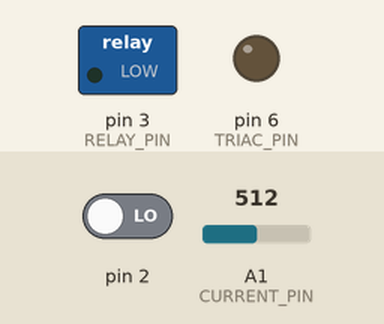
Bench run of a sketch on a simulated Arduino Uno, built with avr-gcc and run on an emulated ATmega328P. Parts: switched loads named in the sketch (green lamp = pin HIGH), output pins drawn as LEDs (lit = HIGH). Inputs (shaded band) come from the test bench; at power-on: pin 2 LOW, A1 (CURRENT_PIN) = 512. EEPROM starts erased.

Above: at 0.1 s.
At 3.2 s:
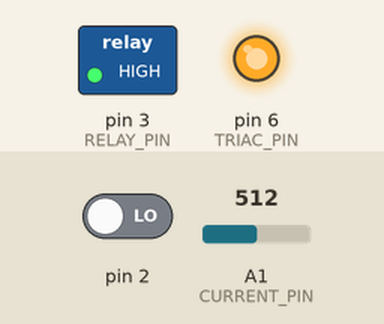
3.3 s: pin 2 driven HIGH
Timing chart, 0 to 6.3 s (numbered marks = the images above; inputs shaded):
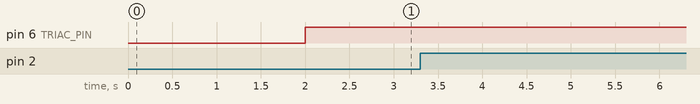

The sketch:

SubModule.ino
```cpp
#include <Wire.h>
#include <EEPROM.h>

#define TRIAC_PIN         6         // triac trigger pin
#define ZCD_DETECT_PIN    0         // zcd input as interrupt
#define CURRENT_PIN       A1        // current sensor input
#define RELAY_PIN         3         // relay pin

#define Slave_Addres      0x30      // i2c slave address

#define MAX_DIMVALUE      125       // absolute max limit of dim level
#define MIN_DIMVALUE      10        // absolute min limit of dim level

#define DEVICE_ADDRESS    10        // eeprom address of device control
#define DIM_ADDRESS       11        // eeprom address of dim level
#define DIM_MAX_ADDRESS   12        // eeprom address of dim max
#define DIM_MIN_ADDRESS   13        // eeprom address of dim min


volatile int dimTime = 0;                                 // dim time calculated by (75 * (dim_level))
volatile byte dimValue = 0, dimValue_temp = 0;            // dim level var
volatile byte dimMax = 0, dimMax_temp = 0;                // max dim level var
volatile byte dimMin = 0, dimMin_temp = 0;                // min dim level var
volatile byte deviceControl = 0, deviceControl_temp = 0;  // device control state var
volatile byte change = 0;                                 // change in any of above vars

int read_current_count = 0;         // current read cycle count
int min_analog = 1024;              // minimum analog read
int max_analog = 0;                 // max analog read
int16_t load_amp = 0;               // current  ampere


//  -----   read current sensor ----  //

void currentSens()
{
  int readValue = analogRead(CURRENT_PIN);                                    // analog read current sensor pin
  if (readValue > max_analog)
  {
    max_analog = readValue;
  }
  if (readValue < min_analog)
  {
    min_analog = readValue;
  }
  if (read_current_count > 1000) {
    load_amp = (max_analog - min_analog);
    read_current_count = 0;
    min_analog = 1024;
    max_analog = 0;
  }
  read_current_count++;
}


//  -----   i2c current value request event by master ----  //

void requestEvent() {
  Wire.write((load_amp >> 8) & 0xFF);
  Wire.write(load_amp & 0xFF);
}


// -----  i2c recieve event by master ----- //

void receiveEvent(int nBytes)
{
  if (nBytes)
  {
    dimValue_temp = Wire.read();
    deviceControl_temp = Wire.read();
    dimMax_temp = Wire.read();
    dimMin_temp = Wire.read();
    change = 1;
  }
}


//  ----- zero cross interrupt ISR  ----- //

void zero_crosss_INT()
{
  delayMicroseconds(dimTime);      // waite for time period of dimTime in microsends then trigger triac
  digitalWrite(TRIAC_PIN, HIGH);   // trigger triac high
  delayMicroseconds(10);           // minimum time to trigger triac high (rise time)
  digitalWrite(TRIAC_PIN, LOW);    //trigger triac low

}


//  ----- setup ----- //

void setup()
{
  pinMode(TRIAC_PIN, OUTPUT);       // triac trigger pin as outout
  pinMode(ZCD_DETECT_PIN, INPUT);   // zcd pin as input
  pinMode(RELAY_PIN, OUTPUT);       // relay pin as output

  digitalWrite(TRIAC_PIN, LOW);     // turn off triac on startup
  digitalWrite(RELAY_PIN, LOW);     // turn off relay on startup

  deviceControl = deviceControl_temp = (bool)EEPROM.read(DEVICE_ADDRESS);     // previous state of device control
  dimValue = dimValue_temp = EEPROM.read(DIM_ADDRESS);                        // previous stored value of dim level
  dimMax = dimMax_temp = EEPROM.read(DIM_MAX_ADDRESS);                        // previous stored value of  dim max
  dimMin = dimMin_temp = EEPROM.read(DIM_MIN_ADDRESS);                        // previous stored value of dim min

  if (dimMin < MIN_DIMVALUE)                                                  // check if dim min under absolute min and max
  {
    dimMin = dimMin_temp = MIN_DIMVALUE;
    EEPROM.write(DIM_MIN_ADDRESS, MIN_DIMVALUE);
  }
  if (dimMax > MAX_DIMVALUE)                                                  // check if dim max under absolute min and max
  {
    dimMax = dimMax_temp = MAX_DIMVALUE;
    EEPROM.write(DIM_MAX_ADDRESS, MAX_DIMVALUE);
  }

  if ((dimValue < dimMin) || (dimValue > dimMax))                             // check if dim value is under dim min and dim max
  {
    dimValue  = dimValue_temp = MAX_DIMVALUE;
    EEPROM.write(DIM_ADDRESS, dimValue);
  }

  Wire.begin(Slave_Addres);                                                   // initialize i2c commnication as a slave at given slave address
  Wire.onRequest(requestEvent);                                               // callback for i2c request event by master  which is requestEvent()
  Wire.onReceive(receiveEvent);                                               // callback for i2c recieve event by master which is receiveEvent()


  delay(2000);                                                                // power on delay

  dimTime = (75 * dimValue);
  digitalWrite(RELAY_PIN, deviceControl);

  attachInterrupt(ZCD_DETECT_PIN, &zero_crosss_INT, RISING);                  // register zero cross isr callback
}


//  ----- loop  ----- //

void loop()
{
  if (deviceControl && (dimValue < (dimMin + 5)))                             // if dim level is less then (dim_min + 5) than trigger triac always high
  {
    digitalWrite(TRIAC_PIN, HIGH);   // trigger triac high
  }
  else
  {
    digitalWrite(TRIAC_PIN, LOW);    //trigger triac low
  }

  if (change) {
    noInterrupts();
    if (deviceControl_temp != deviceControl)                                  // check any change in device control state
    {
      if ((deviceControl_temp == 0) || (deviceControl_temp == 1))
      {
        deviceControl = deviceControl_temp;
        EEPROM.write(DEVICE_ADDRESS, deviceControl);
      }
      else
      {
        deviceControl_temp = deviceControl;
      }
    }
    if (dimValue_temp != dimValue)                                            // check any change in dim level and update memory
    {
      if ((dimValue_temp >= dimMin) && (dimValue_temp <= dimMax))
      {
        dimValue =  dimValue_temp;
        EEPROM.write(DIM_ADDRESS, dimValue);
        dimTime = (75 * dimValue);
      }
      else
      {
        dimValue_temp = dimValue;
      }
    }
    if (dimMax_temp != dimMax)                                                // check any change in dim max value and update memory
    {
      if ((dimMax_temp >= MIN_DIMVALUE) && (dimMax_temp <= MAX_DIMVALUE))
      {
        dimMax = dimMax_temp;
        EEPROM.write(DIM_MAX_ADDRESS, dimMax);
      }
      else
      {
        dimMax_temp = dimMax;
      }
    }
    if (dimMin_temp != dimMin)                                                // check any change in dim min value and update memory
    {
      if ((dimMin_temp >= MIN_DIMVALUE) && (dimMin_temp <= MAX_DIMVALUE))
      {
        dimMin = dimMin_temp;
        EEPROM.write(DIM_MIN_ADDRESS, dimMin);
      }
      else
      {
        dimMin_temp = dimMin;
      }
    }
    change = 0;
    digitalWrite(RELAY_PIN, deviceControl);
    interrupts();
  }

  currentSens();                                                              // read current sensor values

}
```
